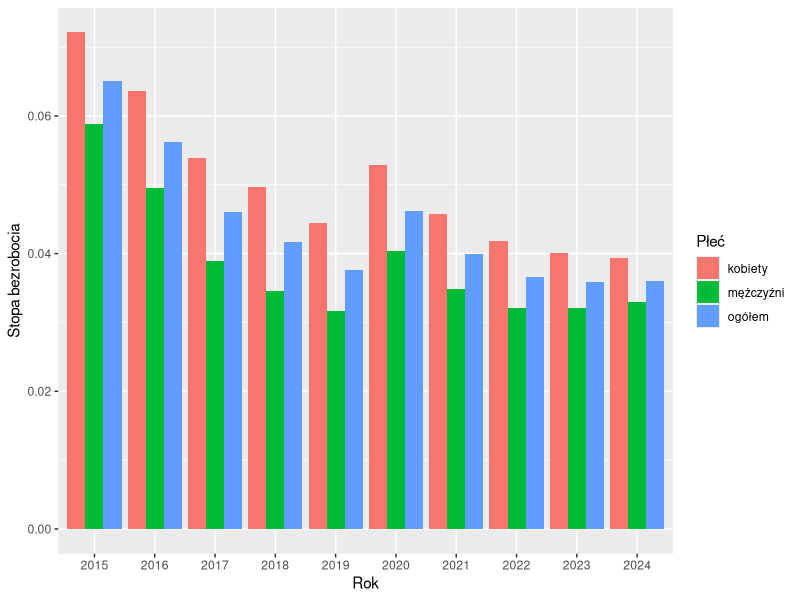
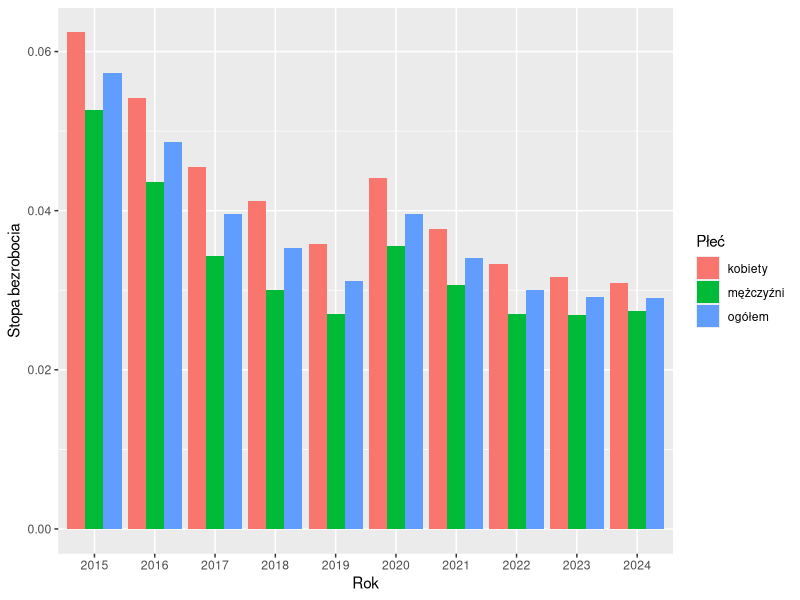
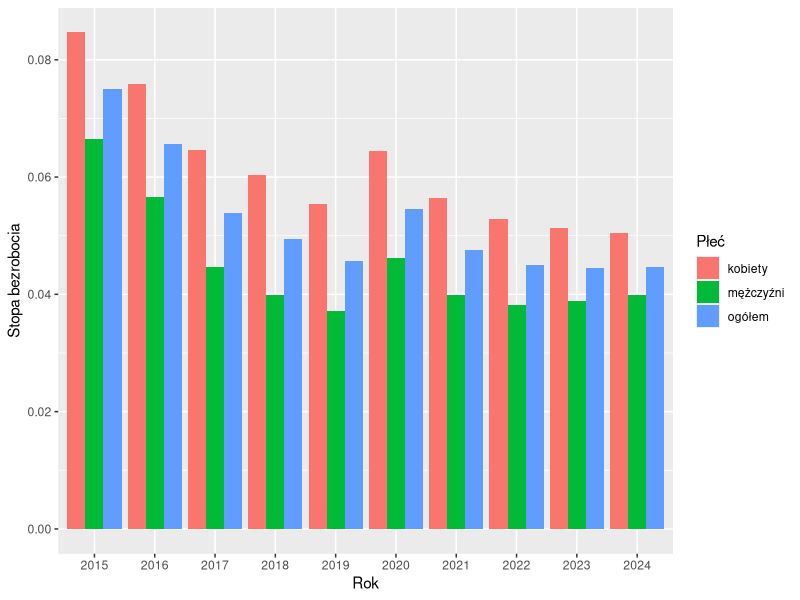
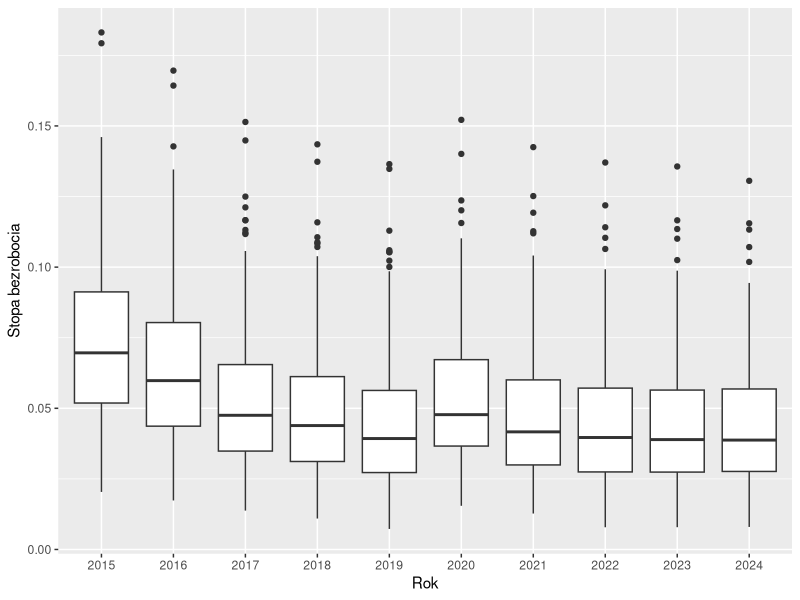
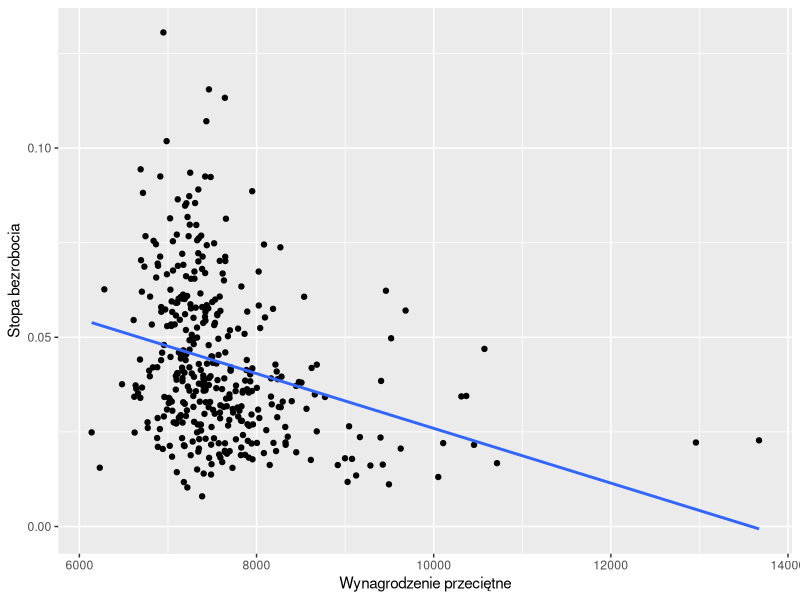
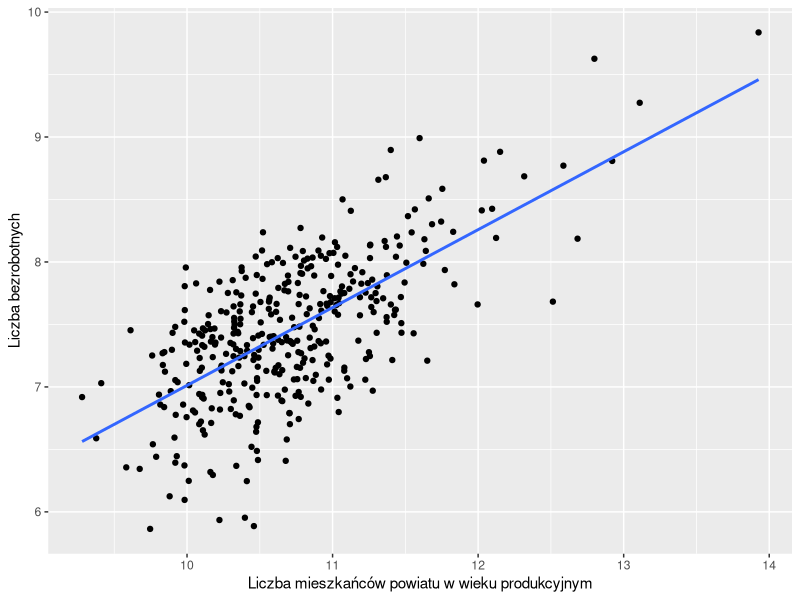

Generate these figures, in order, with R:
## ---- chunk 1
library(ggplot2)
library(dplyr)
library(tidyr)
library(knitr)
library(kableExtra)
## ---- chunk 2
data <- read.csv("sprawozdanie1_dane.csv")
## ---- chunk 3
data_mod <- data |> mutate(stopa_bezrobocia = Bezrobotni/Ludność_wiek_prod)
## ---- chunk 4
#| label: fig_1
#| fig-cap: "Krajowa stopa bezrobocia w latach 2015-2024"
data_mod |> group_by(Rok, Płeć) |> summarize(srednie_bezrobocie = sum(Bezrobotni)/sum(Ludność_wiek_prod)) |>
  ggplot(aes(x=factor(Rok), y=srednie_bezrobocie, fill=Płeć)) + 
  geom_bar(stat="identity", position = "dodge") +
  labs(y = "Stopa bezrobocia",
       x = "Rok")
## ---- chunk 5
#| label: fig_2
#| fig-cap: "Średnia stopa bezrobocia w powiatach z liczbą mieszkańców powyżej 100 tyś. w latach 2015-2024"

duze_powiaty <- data_mod |>
  filter(Płeć == "ogółem", Ludność >= 100000) |>
  distinct(Rok, Powiat)

data_mod |> semi_join(duze_powiaty, by = c("Rok", "Powiat")) |>
  group_by(Rok, Płeć) |> summarize(srednie_bezrobocie = sum(Bezrobotni)/sum(Ludność_wiek_prod)) |>
  ggplot(aes(x=factor(Rok), y=srednie_bezrobocie, fill=Płeć)) + 
  geom_bar(stat="identity", position = "dodge") +
  labs(y = "Stopa bezrobocia",
       x = "Rok")
## ---- chunk 6
#| label: fig_3
#| fig-cap: "Średnia stopa bezrobocia w powiatach z liczbą mieszkańców poniżej 100 tyś. w latach 2015-2024"
male_powiaty <- data_mod |>
  filter(Płeć == "ogółem", Ludność < 100000) |>
  distinct(Rok, Powiat)

data_mod |> semi_join(male_powiaty, by = c("Rok", "Powiat")) |>
  group_by(Rok, Płeć) |> summarize(srednie_bezrobocie = sum(Bezrobotni)/sum(Ludność_wiek_prod)) |>
  ggplot(aes(x=factor(Rok), y=srednie_bezrobocie, fill=Płeć)) + 
  geom_bar(stat="identity", position = "dodge") +
  labs(y = "Stopa bezrobocia",
       x = "Rok")
## ---- chunk 7
#| label: tbl_1

wyniki <- data.frame(
  Indeks_data_mod = integer(),
  Powiat = character(),
  Rok = integer(),
  stopa_kobiety = numeric(),
  stopa_mezczyzni = numeric()
)

powiaty <- unique(data_mod$Powiat)
lata <- unique(data_mod$Rok)

for (p in powiaty) {
  for (r in lata) {
    dane <- data_mod[
      data_mod$Powiat == p &
      data_mod$Rok == r &
      data_mod$Płeć %in% c("kobiety", "mężczyźni"),
    ]

    if (nrow(dane) == 2) {
      stopa_k <- dane$stopa_bezrobocia[dane$Płeć == "kobiety"]
      stopa_m <- dane$stopa_bezrobocia[dane$Płeć == "mężczyźni"]

      if (stopa_k <= stopa_m) {
        idx <- which(data_mod$Powiat == p &
                     data_mod$Rok == r &
                     data_mod$Płeć %in% c("kobiety", "mężczyźni"))

        wyniki <- rbind(
          wyniki,
          data.frame(
            Indeks_data_mod = paste(idx, collapse = ", "),
            Powiat = p,
            Rok = r,
            stopa_kobiety = stopa_k,
            stopa_mezczyzni = stopa_m
          )
        )
      }
    }
  }
}

tab_liczba_powiatow <- wyniki |>
  group_by(Rok) |>
  summarize(liczba_powiatow = n(), .groups = "drop") |>
  pivot_wider(names_from = Rok, values_from = liczba_powiatow)

knitr::kable(
  tab_liczba_powiatow,
  booktabs = FALSE,
  caption = "Liczba powiatów w każdym roku, w których stopa bezrobocia dla mężczyzn była większa niż dla kobiet"
)
## ---- chunk 8
#| label: tbl_2

powiaty_count <- wyniki |>
  group_by(Powiat) |>
  summarize(liczba_lat = n(), .groups = "drop") |>
  filter(liczba_lat == 10)

powiaty_mezczyzni_zawsze_wieksze <- powiaty_count$Powiat
powiaty_df <- data.frame(Powiaty = powiaty_mezczyzni_zawsze_wieksze)

knitr::kable(
  powiaty_df,
  booktabs = FALSE,
  caption = "Lista powiatów, w których wyższa stopa bezrobocia dla mężczyzn niż dla kobiet, utrzymywała się przez cały rozpatrywany okres"
)
## ---- chunk 9
#| label: fig_4
#| fig-cap: "Rozkład stopy bezrobocia w powiatach w latach 2015-2024"
data_mod |> filter(Płeć == "ogółem") |>
  group_by(Rok) |> 
  ggplot(aes(x=factor(Rok), y=stopa_bezrobocia)) + geom_boxplot() + 
  labs(x = "Rok",
       y = "Stopa bezrobocia")
## ---- chunk 10
#| label: fig_5
#| fig-cap: "Zależność stopy bezrobocia od wynagrodzenia brutto w 2024 roku"
data_mod |> filter(Płeć == "ogółem", Rok == 2024) |>
  ggplot(aes(x=Wynagrodzenie_przeciętne, y=stopa_bezrobocia)) +
  geom_point() +
  geom_smooth(method="lm", se=FALSE) +
  labs(x = "Wynagrodzenie przeciętne",
       y = "Stopa bezrobocia")
## ---- chunk 11
#| label: tbl_3

tab <- data_mod |> filter(Płeć == "ogółem") |> group_by(Rok) |> summarize(r = round(cor(stopa_bezrobocia, Wynagrodzenie_przeciętne),2))

tab_t <- cbind(
  Rok = "r",
  t(tab$r)
)

colnames(tab_t) <- c("Rok", tab$Rok)

tab_t |>
  kable(
    caption = "Korelacja stopy bezrobocia z wynagrodzeniem przeciętnym brutto",
    digits = 2,
    align = "c"
  ) |>
  kable_styling(
    full_width = FALSE,
    bootstrap_options = c("striped", "hover")
  )
## ---- chunk 12
#| label: tbl_4

tabela <- data_mod |> filter(Płeć == "ogółem") |>
  group_by(Rok) |>
  summarize(
    Min = min(Ludność_wiek_prod),
    Q1 = quantile(Ludność_wiek_prod, 0.25),
    Mediana = quantile(Ludność_wiek_prod, 0.50),
    Q3 = quantile(Ludność_wiek_prod, 0.75),
    Max = max(Ludność_wiek_prod)
  )


tabela |>
  kable(
    caption = "Rozkład ludności w wieku produkcyjnym w powiatach",
    digits = 2,
    align = "c"
  ) |>
  kable_styling(
    full_width = FALSE,
    bootstrap_options = c("striped", "hover")
  )

## ---- chunk 13
#| label: fig_6
#| fig-cap: "Zależność liczby bezrobotnych od ludności w wieku produkcyjnym w 2024 r. (skala logarytmiczna)"
data_mod |> filter(Płeć == "ogółem", Rok == 2024) |>
  ggplot(aes(x=log(Ludność_wiek_prod), y=log(Bezrobotni))) +
  geom_point() +
  geom_smooth(method="lm", se=FALSE) +
  labs(x = "Liczba mieszkańców powiatu w wieku produkcyjnym",
       y = "Liczba bezrobotnych")
## ---- chunk 14

data_og_2024 <- data_mod |> filter(Płeć == "ogółem", Rok == 2024)
model <- lm(log(Bezrobotni) ~ log(Ludność_wiek_prod), data=data_og_2024)
## ---- chunk 15
#| label: tbl_5

tab <- data_mod |> filter(Płeć == "ogółem") |> group_by(Rok) |> summarize(r = round(cor(log(Bezrobotni), log(Ludność_wiek_prod)),2))

tab_t <- cbind(
  Rok = "r",
  t(tab$r)
)

colnames(tab_t) <- c("Rok", tab$Rok)

tab_t |>
  kable(
    caption = "Korelacja liczby osób bezrobotnych z ludnością w wieku produkcyjnym (skala logarytmiczna)",
    digits = 2,
    align = "c"
  ) |>
  kable_styling(
    full_width = FALSE,
    bootstrap_options = c("striped", "hover")
  )
